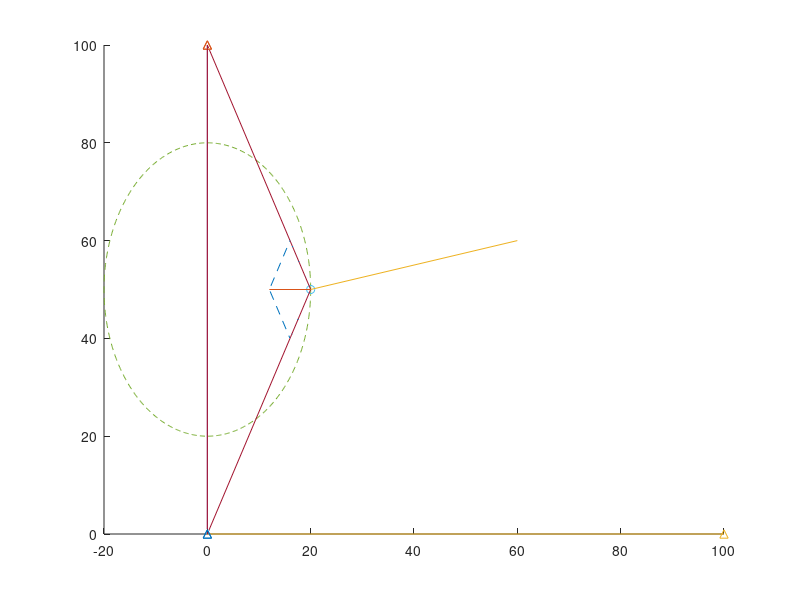
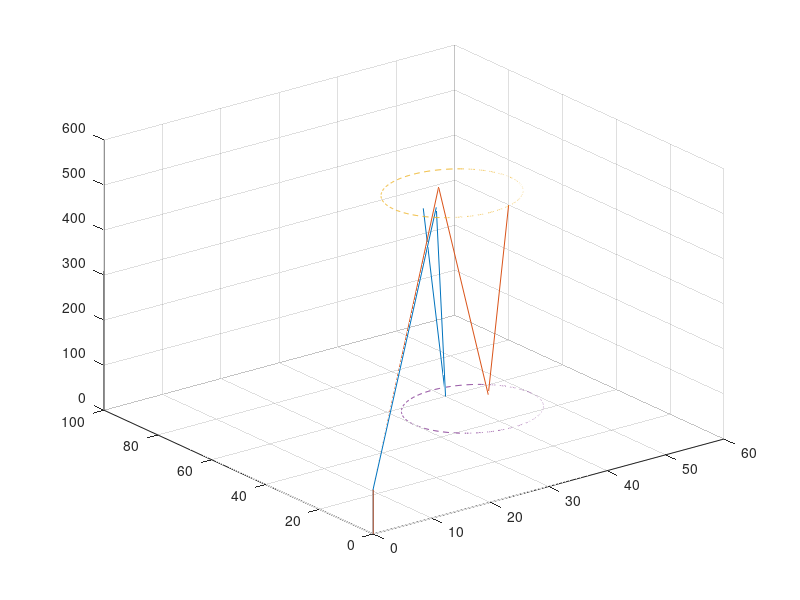
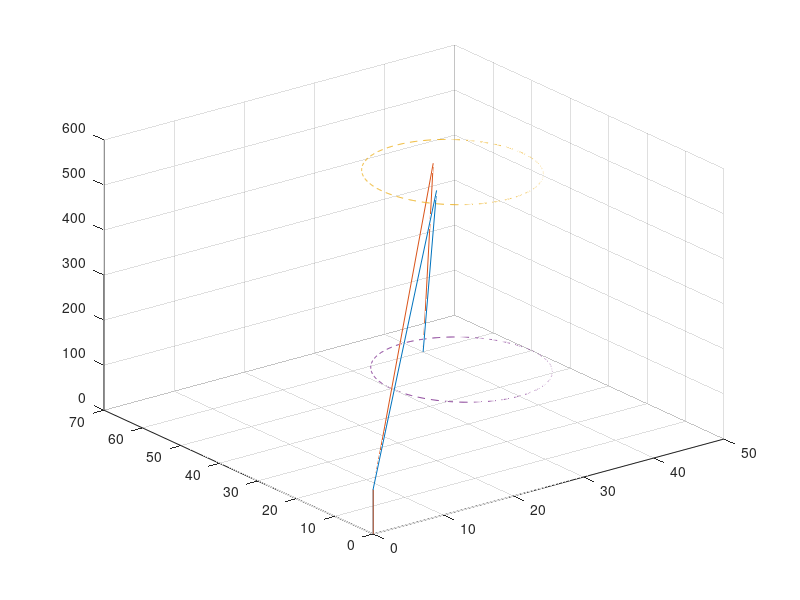
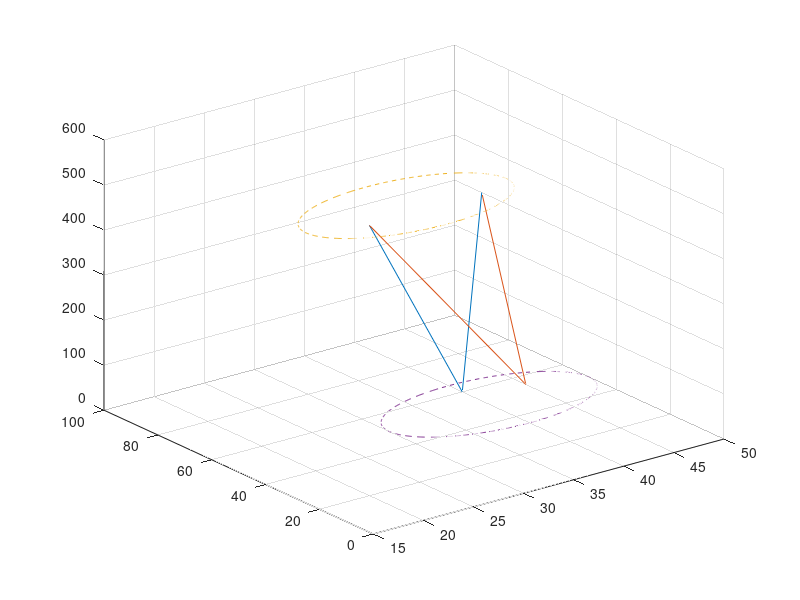

These figures' MATLAB source, in order:
clc;close all;clear all;
figure;
hold on;
plot3([0 0],[0 0],[0 100],'^-');
plot3([0 0],[100 100],[0 50],'^-');
plot3([0 100],[0 0],[0 0],'^-');
plot3([0 0],[0 100],[0 0],'^-');
t = 0:0.01:2*pi;
eclipse_x = 20*cos(t);
eclipse_z = 30*sin(t)+50;
plot(eclipse_x,eclipse_z,'--');
plot3(20,50,0,'o');
plot3([0 20 0 0],[0 50 100 0],[100 0 50 100],'-');
A1 = [0 0 100];
B1 = [20 50 0];
vec1 = (A1-B1)*0.2+B1;
A2 = [0 100 50];
B2 = [20 50 0];
vec2 = (A2-B2)*0.2+vec1;
vec3 = (A2-B2)*0.2+B2;
plot3([20 vec1(1) vec2(1) vec3(1) 20],[50 vec1(2) vec2(2) vec3(2) 50],...
    [0 vec1(3) vec2(3) vec3(3) 0],'--');
plot3([20 vec2(1)],[50 vec2(2)],[0 vec2(3)]);
plot3([20 60],[50 60],[0 18.4]);

figure;
plot3([0 0 20 40 50],[0 0 20 60 90],[0 100 600 0 300]);
hold on;
plot3([0 0 25 45 60],[0 0 30 55 80],[0 100 600 0 300]);
t = 0:0.01:2*pi;
eclipse_x = 10*cos(t)+25;
eclipse_y = 15*sin(t)+25;
plot3(eclipse_x,eclipse_y,600*ones(size(eclipse_x)),'--');
eclipse_x = 10*cos(t)+40;
eclipse_y = 15*sin(t)+50;
plot3(eclipse_x,eclipse_y,zeros(size(eclipse_x)),'--');
grid on;


figure;
plot3([0 0 20 40],[0 0 20 60],[0 100 600 0]);
hold on;
plot3([0 0 25 40],[0 0 30 60],[0 100 600 0]);
t = 0:0.01:2*pi;
eclipse_x = 10*cos(t)+25;
eclipse_y = 15*sin(t)+25;
plot3(eclipse_x,eclipse_y,600*ones(size(eclipse_x)),'--');
eclipse_x = 10*cos(t)+40;
eclipse_y = 15*sin(t)+50;
plot3(eclipse_x,eclipse_y,zeros(size(eclipse_x)),'--');
grid on;

figure;
plot3([20 40 50],[20 60 90],[600 0 300]);
hold on;
plot3([20 45 50],[20 55 90],[600 0 300]);
t = 0:0.01:2*pi;
eclipse_x = 10*cos(t)+25;
eclipse_y = 15*sin(t)+25;
plot3(eclipse_x,eclipse_y,600*ones(size(eclipse_x)),'--');
eclipse_x = 10*cos(t)+40;
eclipse_y = 15*sin(t)+50;
plot3(eclipse_x,eclipse_y,zeros(size(eclipse_x)),'--');
grid on;
